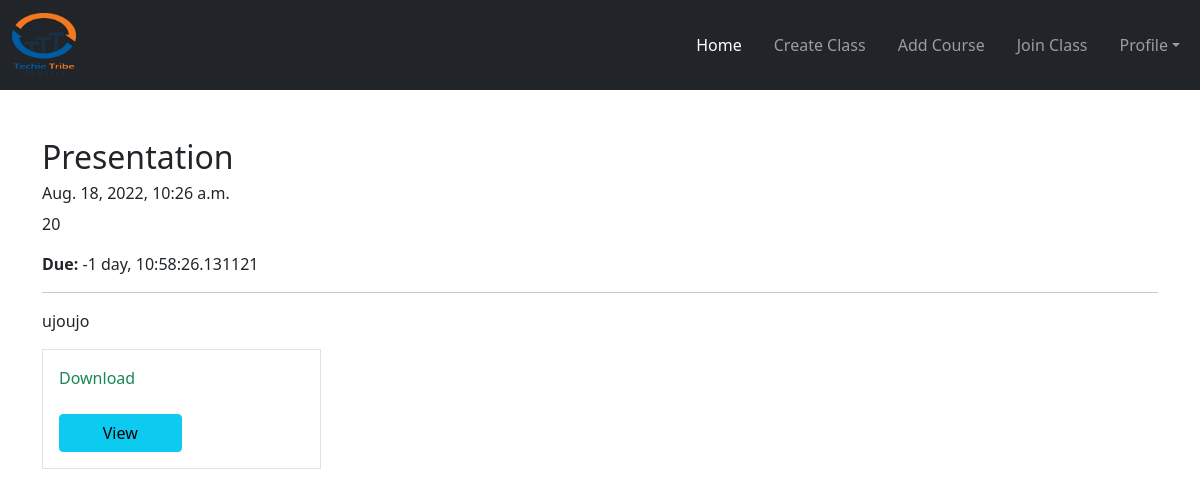
The app's page /teacher/showmywork/23/ (signed in) with its own data.
### teacher/models.py (models this page shows, shortened)
class AddClassWork(models.Model):
    myclass = models.ForeignKey(
        CreateClass, on_delete=models.CASCADE)
    mytopic = models.CharField(
        max_length=20, choices=Choice_Type, default='Presentation')
    title = models.TextField(max_length=100, default="none")
    description = models.TextField(blank=True, null=True)
    marks = models.IntegerField(blank=True, null=True, default=0)
    imagephoto = models.ImageField(upload_to='images/', blank=True, null=True)
    document = models.FileField(upload_to='documents/', blank=True, null=True)
    current_date = models.DateTimeField(
        auto_now_add=True,  blank=True)
    end_date_time = models.DateTimeField(blank=True, null=True)

### teacher/views.py (the view)
# urls.py: path('showmywork/<int:id>/', ShowWorkview.as_view(), name='showmywork'),
class ShowWorkview(View):
    def get(self, request, id):
        if request.user.is_authenticated:
            allwork = AddClassWork.objects.get(pk=id)
            return render(request, 'ShowWork.html', {'allwork': allwork})
        else:
            return redirect("/")

### teacher/templates/ShowWork.html (shortened to what this page needs)
{% extends 'base_teacher.html' %} <br />
{% load static %} <br />
{% load mathfilters %} <br />
{% block content %}
<br />
<div class="container mt-4">
  <h2 class="text-dark">{{allwork.mytopic}}</h2>
  <h6>{{allwork.current_date}}</h6>
  <div>
    <p>{{allwork.marks}}</p>
    <p>
      <span class="fw-bold">Due:</span>
      {{allwork.end_date_time|sub:allwork.current_date}}
    </p>
  </div>
  <hr />
  <div class="mb-5">
    {% if allwork.description %}
    <p>{{allwork.description}}</p>
    {% endif %}
    <div class="border p-3 w-25">
      {% if allwork.document %}
      <a
        href="{{allwork.document.url}}"
        class="text-decoration-none text-success"
        download
        >Download</a
      >
      <br />
      <br />
      <a
        href="{% url 'pdf_view' allwork.id %}"
        target="_blank"
        class="btn btn-info w-50"
        >View</a
      >
      {% endif %}
    </div>
  </div>
</div>
{% endblock content %}

### teacher/static/css/form.css (style rules this page uses)
*, *:before, *:after { -webkit-box-sizing: border-box; box-sizing: border-box; }

### records on screen
AddClassWork: mytopic "Presentation", current_date "Aug. 18, 2022, 10:26 a.m.", marks "20", end_date_time|sub "-1 day, 10:58:26.131121", description "ujoujo"
